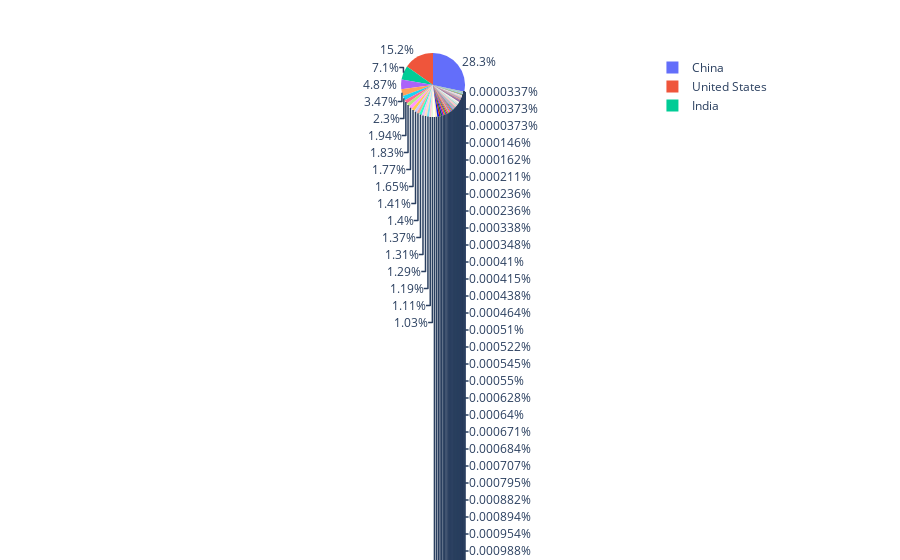

Source (notebook cell):
### Markdown cell above
# Répartition des émissions par pays en 2017

### Code cell
fig = px.pie(data_2017, values='value', names='Country')
fig.show()

### Figure 1 — Plotly figure (JSON) as saved in the notebook; plotly's stock layout.template omitted (floating-point values rounded to 4 significant figures; data arrays with more than 128 entries replaced by an {"elided": "..."} marker saying what was removed)
{"data": [{"domain": {"x": [0, 1], "y": [0, 1]}, "hoverlabel": {"namelength": 0}, "hovertemplate": "Country=%{label}<br>value=%{value}", "labels": {"elided": "212 str values"}, "legendgroup": "", "name": "", "showlegend": true, "type": "pie", "values": {"elided": "212 float values"}}], "layout": {"legend": {"tracegroupgap": 0}, "margin": {"t": 60}}}
